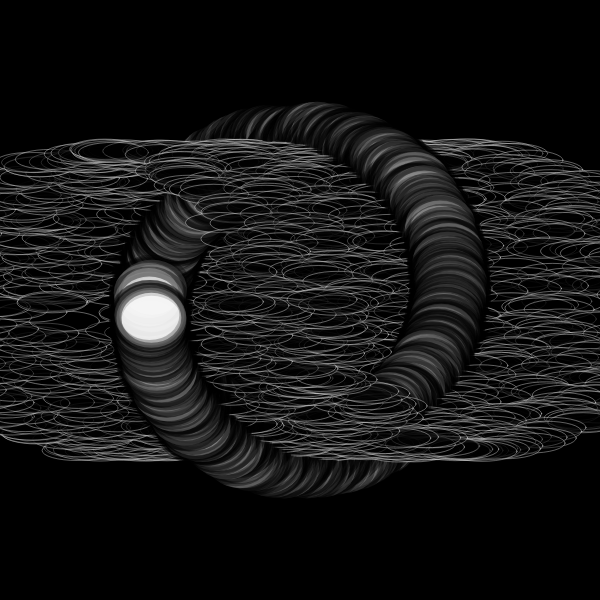
Frame 1 (no input)
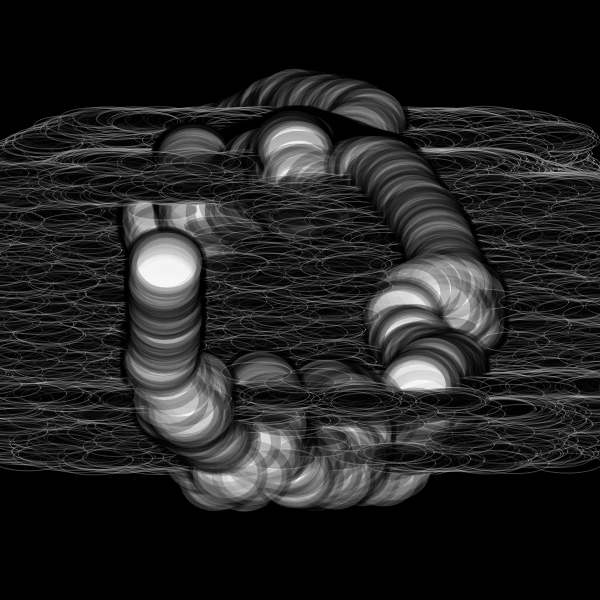
Frame 60 (no input)
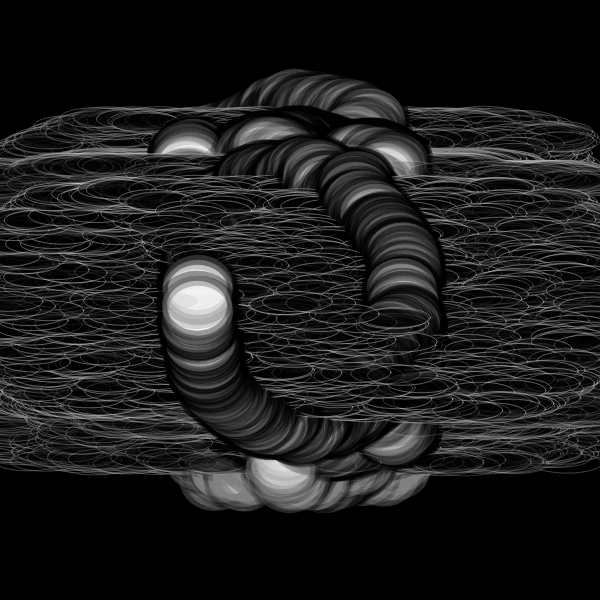
Frame 120 (the mouse pressed at the canvas centre since frame 60)

The p5.js sketch that drew these frames (run headless with seeded random() and noise() and a simulated clock; from frame 60 on, the mouse is pressed at the canvas centre):

// p5.js sketch
// ── sketch.js
/* Forked from  Roni Kaufman
 inspired by https://twitter.com/dmitricherniak/status/1214888292421951488?s=09
Fork and modifications by Nina Lutz
*/

let particles = [];
let circles = [];
let squiggliness = 1/500;
let interval;
let margin = 20;
let theEnd = false;
let r = 150;
let noiseFactor = 10;
let baseHue;

function setup() {

  var canvas;
  if(windowWidth>=600 && windowHeight >=600){
    canvas = createCanvas(600, 600);
  }
  else{
    canvas = createCanvas(windowWidth, windowHeight - 100);
  }

  var x = (windowWidth - width) / 2;
  var y = (windowHeight - height) / 2;

  canvas.position(x, y);

  noStroke();
  
  updateParticles();
    background(0)


  interval = setInterval(updateParticles, 5000);
}

function draw() {
  background(0, 1)
  if (theEnd) {
    noLoop();
  } else {
    for (let p of particles) {
      p.draw();
      p.move();
    }
  }
}

function updateParticles() {
  particles = [];
  let xCenter = width/2;
  let yCenter = height/2;
  let n = r*10;
  for (let i = 0; i < n; i++) {
    let theta = map(i, 0, n, -PI, PI);
    let x_ = xCenter + r*cos(theta);
    let y_ = yCenter + r*sin(theta);
    let s_ = 2;
    let sat_ = random(noiseFactor/100, 200);
    let val_ = random(0, noiseFactor*20);
    particles.push(new Particle(x_, y_, s_, sat_, val_));
  }
  r -= 14;
  noiseFactor += 10;
  baseHue += 0;
  if (r < 20) {
    clearInterval(interval);
    theEnd = true;
  }
}

function Particle(x_, y_, s_, sat_, val_) {
  this.x = x_; // x
  this.y = y_; // y
  this.size = s_; // size
  this.sat = sat_; // saturation
  this.val = val_; // value
  
  this.alpha = 100;
  this.dist = 1.2;
  
  this.move = function() {
    let theta = noise(this.x * squiggliness, this.y * squiggliness)*PI*noiseFactor;
    fill(baseHue%20, this.sat, this.val, this.alpha);
    let v = p5.Vector.fromAngle(theta, this.dist);
    this.x += v.x;
    this.y += v.y;
    //this.dist *= 0.999;
    this.alpha *= 0.985;
    this.size *= 0.985;
  }
  
  this.draw = function() {
    //fill(100, this.alpha);
    fill(0, this.alpha)
    stroke(244, this.alpha)
    strokeWeight(1)
    ellipse(this.x + random(-210, 200), this.y + random(-2, 2), 70, 20);
    stroke(0, this.alpha)
    strokeWeight(10)
    fill(244, this.alpha)
    ellipse(this.x + random(-2, 2), this.y + random(-20, 20), 70, 60);

  }
}

function intersectsWithOtherCircles(x_, y_, r_) {
  for (let c of circles) {
    if (dist(c.x, c.y, x_, y_) < c.r + r_ + margin) {
      return true;
    }
  }
  circles.push({x: x_, y: y_, r: r_});
  return false;
}
